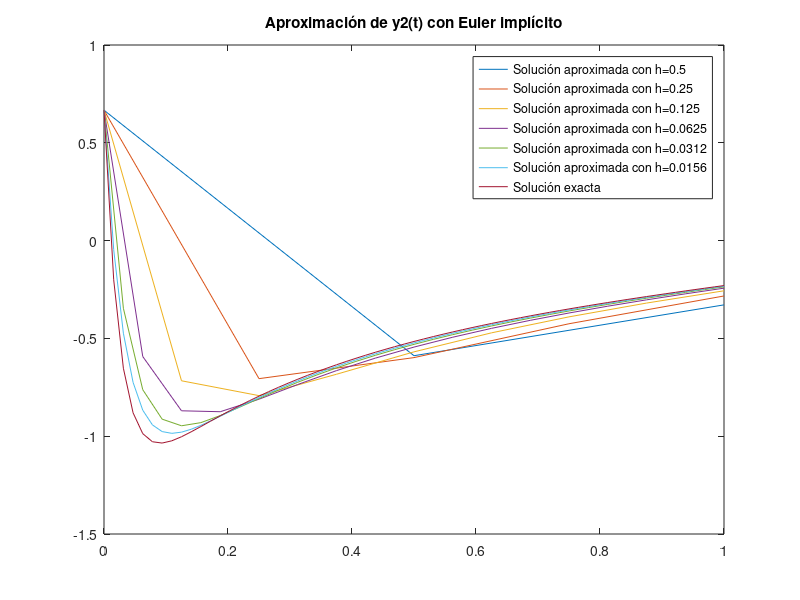

Reproduce this figure in MATLAB.

%Backward Euler
N= 2;
y = @(t,y) [9*y(1)+24*y(2)+5*cos(t)-1/3*sin(t); -24*y(1)-51*y(2)-9*cos(t)+1/3*sin(t)];
yexact = @(t) [2*exp(-3*t)-exp(-39*t)+1/3*cos(t); -exp(-3*t)+2*exp(-39*t)-1/3*cos(t)];
y1exact =  @(t) 2*exp(-3*t)-exp(-39*t)+1/3*cos(t)
y2exact = @(t) -exp(-3*t)+2*exp(-39*t)-1/3*cos(t);

a = 0;
b = 1;
y10 = 4/3;
y20 = 2/3;
y0 = [y10; y20];
hf = @(j) 2.^(-j);
for jj=1:6
    h = hf(jj);
    
    T = (a:h:b)';
    n = size(T,1);
    Y=zeros(n,N);
    Y(1,:)=y0;
    
    for j=1:n-1
        back = @(w) w - h*y(T(j+1),w)' - Y(j,:);
        B = fsolve(back,Y(j,:));
        Y(j+1,:) = B';
    end
    plot(T', Y(:,2))
    hold on
    
end

Y1exact = y1exact(T);
Y2exact = y2exact(T)
Yexact = [Y1exact Y2exact];


plot(T', Y2exact)
legend('Solución aproximada con h=0.5', ...
    'Solución aproximada con h=0.25', ...
    'Solución aproximada con h=0.125', ...
    'Solución aproximada con h=0.0625',...
    'Solución aproximada con h=0.0312',...
    'Solución aproximada con h=0.0156',...
    'Solución exacta')
title("Aproximación de y2(t) con Euler implícito" )

